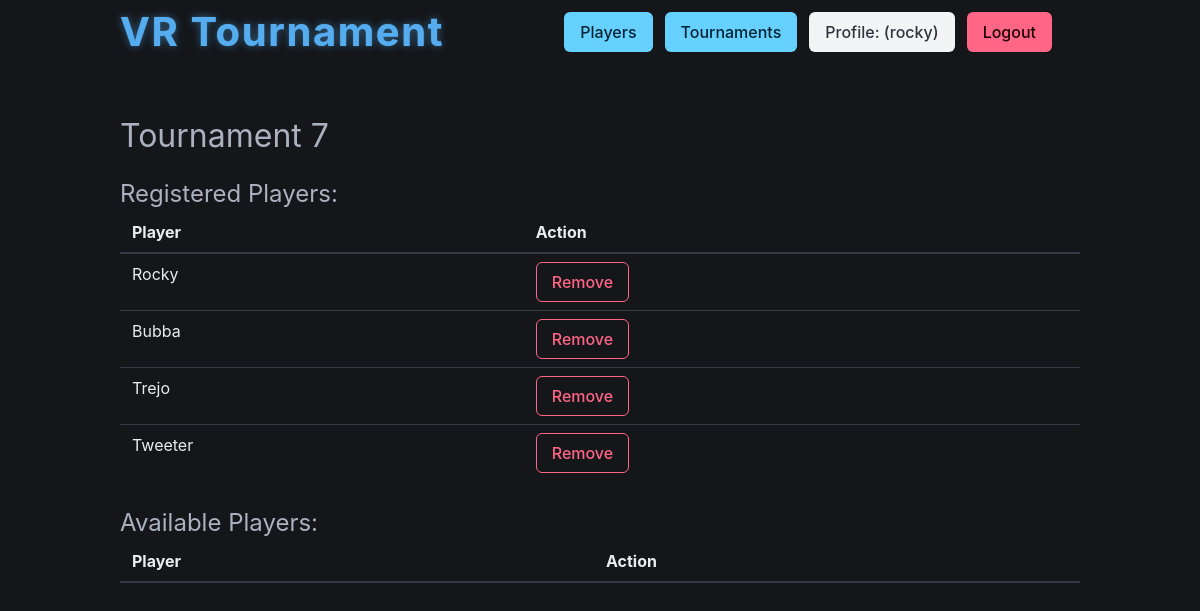
The app's page /tournament/registration/13/ (signed in) with its own data.
### vr_tournaments/models.py (models this page shows, shortened)
class Tournament(models.Model):
    date = models.DateField(default=timezone.localdate)
    name = models.CharField(max_length=255, blank=True)
    winner = models.CharField(max_length=255, blank=True)
    class Meta:
        ordering = ["-date"]

class Player(models.Model):
    name = models.CharField(max_length=255, unique=True)
    tournaments = models.ManyToManyField(Tournament, related_name="players")

### vr_tournaments/views.py (the view, shortened to what this page needs)
@login_required
@user_passes_test(is_superuser)
def tournament_registration(request, pk):
    tournament = Tournament.objects.get(pk=pk)
    all_players = Player.objects.all()
    registered_players = []
    if hasattr(tournament, "players"):
        registered_players = tournament.players.all()
    return render(
        request,
        "tournament_registration.html",
        {
            "tournament": tournament,
            "all_players": all_players,
            "registered_players": registered_players,
        },
    )

### vr_tournaments/views.py (called while the page is built)
def is_superuser(user):
    return user.is_superuser

### vr_tournaments/templates/tournament_registration.html (shortened to what this page needs)
{% extends "base.html" %}
{% block content %}
    <h1 class="is-size-3 mb-4">{{ tournament.name }}</h1>
    <h2 class="is-size-4">Registered Players:</h2>
    <table class="table is-fullwidth">
        <thead>
            <th>Player</th>
            <th>Action</th>
        </thead>
        <tbody>
            {% for player in registered_players %}
                <tr>
                    <td>{{ player.name }}</td>
                    <td>
                        <form method="post">
                            <button class="button is-danger is-outlined" type="submit">Remove</button>
                        </form>
                    </td>
                {% endfor %}
            </tr>
        </tbody>
    </table>
    <h2 class="is-size-4">Available Players:</h2>
    <table class="table is-fullwidth">
        <thead>
            <th>Player</th>
            <th>Action</th>
        </thead>
    </table>
{% endblock content %}

### vr_tournaments/templates/base.html (shortened to what this page needs)
<!DOCTYPE html>
<html lang="en" data-theme="dark">
    <head>
        <link rel="stylesheet"
              href="https://cdn.jsdelivr.net/npm/bulma@1.0.2/css/bulma.min.css" />
        {% load static %}
    </head>
    <body>
        <div class="container">
            <nav class="navbar is-transparent"
                 role="navigation"
                 aria-label="main navigation">
                <div class="navbar-brand">
                    <a class="navbar-item" href="{% url 'index' %}">
                        <h1 class="vr-title is-size-2 is-family-sans-serif">VR Tournament</h1>
                    </a>
                </div>
                <div class="navbar-menu  mx-4" id="navMenu">
                    <div class="navbar-end">
                        <div class="navbar-item">
                            <div class="buttons">
                                {% if user.is_authenticated %}
                                    {% if user.is_superuser %}
                                        <a class="button is-info" href="{% url 'players' %}">Players</a>
                                    {% endif %}
                                    <a class="button is-info" href="{% url 'tournaments' %}">Tournaments</a>
                                    <a class="button is-light" href="{% url 'profile' %}">Profile: ({{ user.username }})</a>
                                    <form method="post" action="{% url 'logout' %}" style="display: inline;">
                                        <button type="submit" class="button is-danger">Logout</button>
                                    </form>
                                {% else %}
                                    <a class="button is-success" href="{% url 'login' %}">Login</a>
                                {% endif %}
                            </div>
                        </div>
                    </div>
                </div>
            </nav>
        </div>
        <section class="section">
            <div class="container">
                {% block content %}
                {% endblock content %}
            </div>
        </section>
    </body>
</html>

### vr_tournaments/templates/base.html (style rules this page uses)
.navbar-brand .navbar-item .vr-title { font-weight: 700; color: #55acee; text-shadow: 0 0 1px rgba(85, 172, 238, 0.7), 0 0 8px rgba(85, 172, 238, 0.5); letter-spacing: 0.04em; transition: color 0.3s ease-in-out, text-shadow 0.3s ease-in-out; line-height: 1.2; }
.navbar-brand>a.navbar-item { text-decoration: none; }

### records on screen
Tournament: name "Tournament 7"
Player: name "Rocky"
Player: name "Bubba"
Player: name "Trejo"
Player: name "Tweeter"

### other values on screen
{{ user.username }} "rocky"
